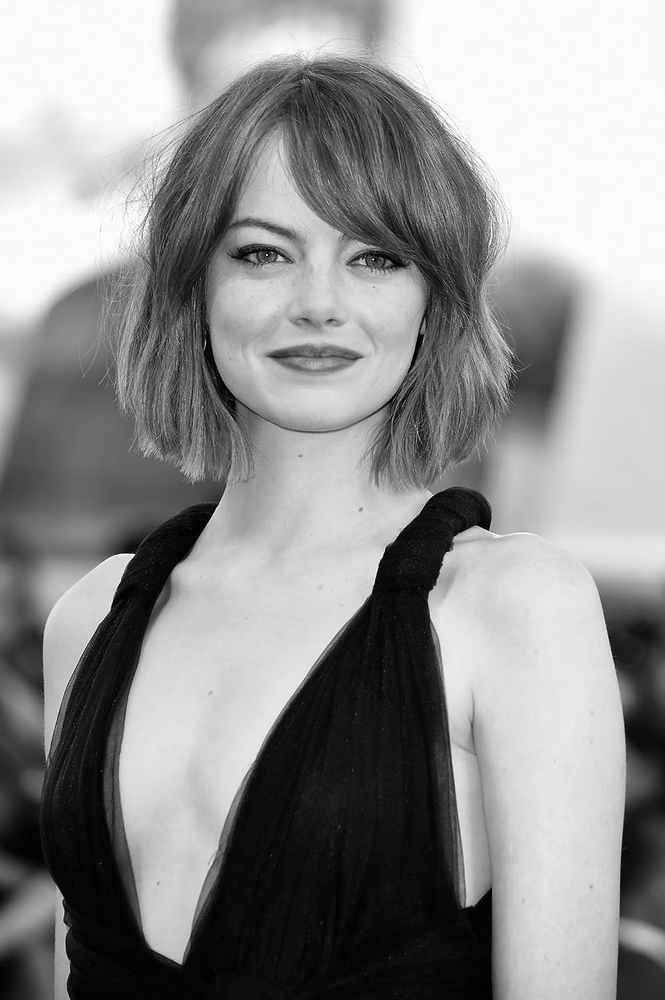
#> input picture greyscale.png, 665 x 1000 px, shrunk from 1000 x 1504 before the run
$ python main.py
#> lines starting #> are read from the running program, lines starting #| are printed output that depends on the picture
import numpy as np
from PIL import Image, ImageDraw
import matplotlib.pyplot as plt
from matplotlib.image import imread
# input_image_path = "emma.png"
input_image_path = input("Enter image file name: ")
#> the answer given: greyscale.png
output_image_path = "greyscale.png"  # output path
gaussian_path = "gaussian output.png"  # output path
gradient_path = "gradient.png" # output path
non_max_path = "non_max_supp.png" # output path
hysteresis_path= "hysteresis.png"

# Test
print(np.random.randint(0, 100))

# 1) Transform into greyscale
def convert_to_grayscale(image_path, output_path):

    original_image = Image.open(image_path)
    rgb_array = np.array(original_image)
    grayscale_array = np.dot(rgb_array[...,:3], [0.299, 0.587, 0.114]).astype(np.uint8)
    output_image = Image.fromarray(grayscale_array)

    output_image.save(output_path)
    return original_image

def apply_gaussian_filter(image_path, output_path):
    image = Image.open(image_path).convert("L")
    grayscale_array = np.array(image)

    kernel = np.array([[1, 2, 1],
                       [2, 4, 2],
                       [1, 2, 1]])

    kernel = kernel / np.sum(kernel)

    filtered_array = np.zeros_like(grayscale_array, dtype=np.float64)

    for i in range(1, grayscale_array.shape[0] - 1):
        for j in range(1, grayscale_array.shape[1] - 1):
            filtered_array[i, j] = np.sum(grayscale_array[i-1:i+2, j-1:j+2] * kernel)

    filtered_image = Image.fromarray(filtered_array.astype(np.uint8))
    filtered_image.save(output_path)

def gradient_calculation(image_path, output_path):
    image = Image.open(image_path).convert("L")
    filtered_array = np.array(image)

    Kx = np.array([[1, 0, -1],
                   [2, 0, -2],
                   [1, 0, -1]])

    Ky = np.array([[ 1,  2,  1],
                   [ 0,  0,  0],
                   [-1, -2, -1]])
    rows, cols = filtered_array.shape
    Gx = np.zeros((rows, cols))
    Gy = np.zeros((rows, cols))
    for i in range(1, rows - 1):
        for j in range(1, cols - 1):
            Gx[i, j] = np.sum(filtered_array[i-1:i+2, j-1:j+2] * Kx)
            Gy[i, j] = np.sum(filtered_array[i-1:i+2, j-1:j+2] * Ky)

    G = np.hypot(Gx, Gy)
    G = G / G.max() * 255
    theta = np.arctan2(Gx, Gy)

    gradient_image = Image.fromarray(G.astype(np.uint8))
    gradient_image.save(output_path)
    return G, theta

def non_max_suppression(gradient_magnitude, gradient_direction, output_path):
    image_row, image_col = gradient_magnitude.shape
    output = np.zeros(gradient_magnitude.shape)
    PI = 180

    for row in range(1, image_row - 1):
        for col in range(1, image_col - 1):
            direction = gradient_direction[row, col]

            if (0 <= direction < PI / 8) or (15 * PI / 8 <= direction <= 2 * PI):
                before_pixel = gradient_magnitude[row, col - 1]
                after_pixel = gradient_magnitude[row, col + 1]

            elif (PI / 8 <= direction < 3 * PI / 8) or (9 * PI / 8 <= direction < 11 * PI / 8):
                before_pixel = gradient_magnitude[row + 1, col - 1]
                after_pixel = gradient_magnitude[row - 1, col + 1]

            elif (3 * PI / 8 <= direction < 5 * PI / 8) or (11 * PI / 8 <= direction < 13 * PI / 8):
                efore_pixel = gradient_magnitude[row - 1, col]
                after_pixel = gradient_magnitude[row + 1, col]

            else:
                before_pixel = gradient_magnitude[row - 1, col - 1]
                after_pixel = gradient_magnitude[row + 1, col + 1]

            if gradient_magnitude[row, col] >= before_pixel and gradient_magnitude[row, col] >= after_pixel:
                output[row, col] = gradient_magnitude[row, col]
    non_max_supp_image = Image.fromarray(output.astype(np.uint8))
    non_max_supp_image.save(output_path)
    return output

def double_thresholding(img,lowThresholdRatio=0.05, highThresholdRatio=0.09):
        M, N = img.shape

        highThreshold = img.max() * highThresholdRatio
        lowThreshold = highThreshold * lowThresholdRatio

        res = np.zeros((M,N), dtype=np.int32)
        weak = np.int32(25)
        strong = np.int32(255)

        strong_i, strong_j = np.where(img >= highThreshold)
        zeros_i, zeros_j = np.where(img < lowThreshold)

        weak_i, weak_j = np.where((img <= highThreshold) & (img >= lowThreshold))

        res[strong_i, strong_j] = strong
        res[weak_i, weak_j] = weak

        return (res, weak, strong)

def hysteresis(output_path, img, weak, strong=255):
        M, N = img.shape
        for i in range(1, M-1):
            for j in range(1, N-1):
                if (img[i,j] == weak):
                    try:
                        if ((img[i+1, j-1] == strong) or (img[i+1, j] == strong) or (img[i+1, j+1] == strong)
                            or (img[i, j-1] == strong) or (img[i, j+1] == strong)
                            or (img[i-1, j-1] == strong) or (img[i-1, j] == strong) or (img[i-1, j+1] == strong)):
                            img[i, j] = strong
                        else:
                            img[i, j] = 0
                    except IndexError as e:
                        pass
        hysteresis_img = Image.fromarray(img.astype(np.uint8))
        hysteresis_img.save(output_path)
        plt.imshow(hysteresis_img)
        return hysteresis_img


convert_to_grayscale(input_image_path, output_image_path)
#> in convert_to_grayscale, original_image is the input picture: PIL image 665x1000 L; min 0, max 255, mean 142.8
#> in convert_to_grayscale, `grayscale_array = np.dot(rgb_array[...,:3], [0.299, 0.587, 0.114]).ast..`: grayscale_array = 1000 values, max 251 at index 0, min 3 at index 979, mean 140.5
apply_gaussian_filter(output_image_path, gaussian_path)
mag, dir = gradient_calculation(gaussian_path, gradient_path)
#> in gradient_calculation, `filtered_array = np.array(image)`: filtered_array = 1000 values from 0 to 0
#> dir = 1000 values from 0 to 0
z = non_max_suppression(mag, dir, non_max_path)
#> z = 1000 values from 0 to 0
res, weak, strong = double_thresholding(z)
#> in double_thresholding, `highThreshold = img.max() * highThresholdRatio`: highThreshold = 0
#> in double_thresholding, `strong_i, strong_j = np.where(img >= highThreshold)`: strong_i = 1000 values from 0 to 999; strong_j = 1000 values from 0 to 0
#> in double_thresholding, `zeros_i, zeros_j = np.where(img < lowThreshold)`: zeros_i = empty array
#> in double_thresholding, `weak_i, weak_j = np.where((img <= highThreshold) & (img >= lowThreshol..`: weak_i = 1000 values from 0 to 999; weak_j = 1000 values from 0 to 0
#> res = 1000 values from 25 to 25; weak = 25; strong = 255
hysteresis(hysteresis_path, res, weak, strong)
#> after the loop in hysteresis, `for i in range(1, M-1):`: img = 1000 values from 25 to 25

before = imread(input_image_path)
#> before = 1000 values, max 0.984 at index 0, min 0.0118 at index 979, mean 0.551
plt.imshow(before)
plt.axis('off')
plt.title("Before")
plt.show()
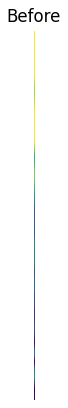
#> figure drawn by matplotlib, 1 panel
after = imread(hysteresis_path)
#> after = 1000 values from 0.098 to 0.098
plt.imshow(after, cmap='gray')
plt.axis('off')
plt.title("After")
plt.show()
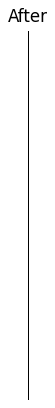
#> figure drawn by matplotlib, 1 panel
